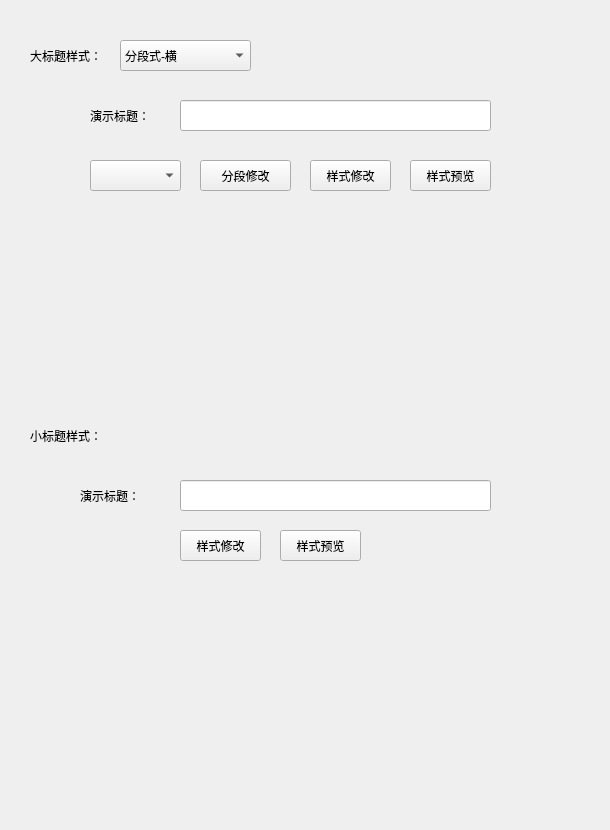
       <widget class="QWidget" name="tab">
        <attribute name="title">
         <string>标题样式</string>
        </attribute>
        <widget class="QComboBox" name="titleTypeComboBox">
         <property name="geometry">
          <rect>
           <x>120</x>
           <y>40</y>
           <width>131</width>
           <height>31</height>
          </rect>
         </property>
         <property name="layoutDirection">
          <enum>Qt::LeftToRight</enum>
         </property>
         <item>
          <property name="text">
           <string>分段式-横</string>
          </property>
         </item>
         <item>
          <property name="text">
           <string>分段式-竖</string>
          </property>
         </item>
        </widget>
        <widget class="QLabel" name="label_9">
         <property name="geometry">
          <rect>
           <x>30</x>
           <y>40</y>
           <width>81</width>
           <height>31</height>
          </rect>
         </property>
         <property name="text">
          <string>大标题样式：</string>
         </property>
        </widget>
        <widget class="QLabel" name="label_10">
         <property name="geometry">
          <rect>
           <x>30</x>
           <y>420</y>
           <width>81</width>
           <height>31</height>
          </rect>
         </property>
         <property name="text">
          <string>小标题样式：</string>
         </property>
        </widget>
        <widget class="QWidget" name="widget_2" native="true">
         <property name="geometry">
          <rect>
           <x>30</x>
           <y>80</y>
           <width>571</width>
           <height>331</height>
          </rect>
         </property>
         <widget class="QPushButton" name="modifyTitleTypeButton">
          <property name="geometry">
           <rect>
            <x>280</x>
            <y>80</y>
            <width>81</width>
            <height>31</height>
           </rect>
          </property>
          <property name="text">
           <string>样式修改</string>
          </property>
         </widget>
         <widget class="QPushButton" name="previewTitleTypeButton">
          <property name="geometry">
           <rect>
            <x>380</x>
            <y>80</y>
            <width>81</width>
            <height>31</height>
           </rect>
          </property>
          <property name="text">
           <string>样式预览</string>
          </property>
         </widget>
         <widget class="QLineEdit" name="testTitleLineEdit">
          <property name="geometry">
           <rect>
            <x>150</x>
            <y>20</y>
            <width>311</width>
            <height>31</height>
           </rect>
          </property>
         </widget>
         <widget class="QLabel" name="label">
          <property name="geometry">
           <rect>
            <x>60</x>
            <y>20</y>
            <width>61</width>
            <height>31</height>
           </rect>
          </property>
          <property name="text">
           <string>演示标题：</string>
          </property>
         </widget>
         <widget class="QPushButton" name="modifyOneOfPartTitleTypeButton">
          <property name="geometry">
           <rect>
            <x>170</x>
            <y>80</y>
            <width>91</width>
            <height>31</height>
           </rect>
          </property>
          <property name="text">
           <string>分段修改</string>
          </property>
         </widget>
         <widget class="QComboBox" name="oneOfNumComboBox">
          <property name="geometry">
           <rect>
            <x>60</x>
            <y>80</y>
            <width>91</width>
            <height>31</height>
           </rect>
          </property>
         </widget>
        </widget>
        <widget class="QWidget" name="widget_3" native="true">
         <property name="geometry">
          <rect>
           <x>30</x>
           <y>460</y>
           <width>571</width>
           <height>361</height>
          </rect>
         </property>
         <widget class="QPushButton" name="modifyPartTitleTypeButton">
          <property name="geometry">
           <rect>
            <x>150</x>
            <y>70</y>
            <width>81</width>
            <height>31</height>
           </rect>
          </property>
          <property name="text">
           <string>样式修改</string>
          </property>
         </widget>
         <widget class="QPushButton" name="previewPartTitleTypeButton">
          <property name="geometry">
           <rect>
            <x>250</x>
            <y>70</y>
            <width>81</width>
            <height>31</height>
           </rect>
          </property>
          <property name="text">
           <string>样式预览</string>
          </property>
         </widget>
         <widget class="QLabel" name="label_4">
          <property name="geometry">
           <rect>
            <x>50</x>
            <y>20</y>
            <width>61</width>
            <height>31</height>
           </rect>
          </property>
          <property name="text">
           <string>演示标题：</string>
          </property>
         </widget>
         <widget class="QLineEdit" name="testPartTitleLineEdit">
          <property name="geometry">
           <rect>
            <x>150</x>
            <y>20</y>
            <width>311</width>
            <height>31</height>
           </rect>
          </property>
         </widget>
        </widget>
       </widget>
